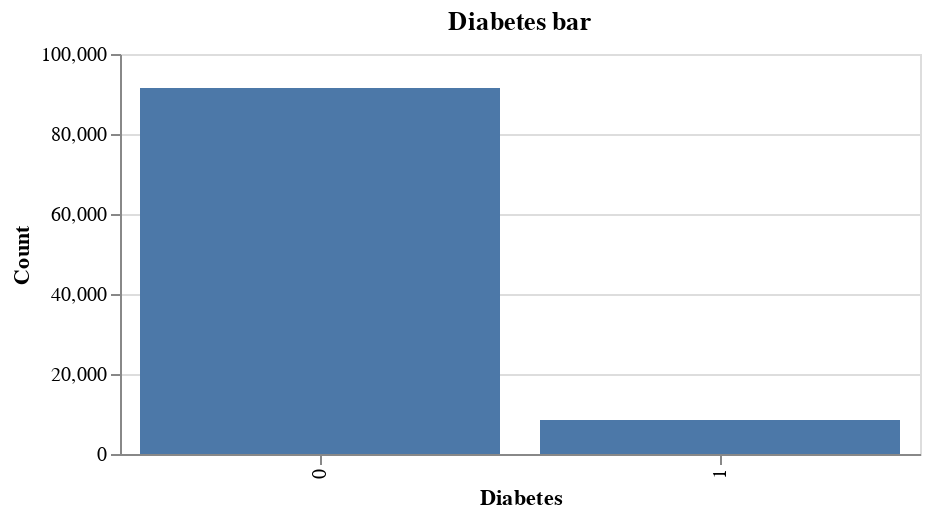

Notebook code cell kept with this figure:
### Code cell
diabetes_bar = alt.Chart(pd.DataFrame({"diabetes": diabetes_value.index, "count": diabetes_value})).mark_bar().encode(
    x=alt.X("diabetes:N", title="Diabetes"),  
    y=alt.Y("count:Q", title="Count"), 
).properties(
    width=400,
    height=200,
    title="Diabetes bar"
)

diabetes_bar

### Figure 1 — Vega-Lite specification as saved in the notebook (floating-point values rounded to 4 significant figures)
{"config": {"view": {"continuousWidth": 400, "continuousHeight": 300}}, "data": {"name": "data-9c4b59450eb53d6d7795595a6e4757c6"}, "mark": "bar", "encoding": {"x": {"field": "diabetes", "title": "Diabetes", "type": "nominal"}, "y": {"field": "count", "title": "Count", "type": "quantitative"}}, "height": 200, "title": "Diabetes bar", "width": 400, "$schema": "https://vega.github.io/schema/vega-lite/v4.17.0.json", "datasets": {"data-9c4b59450eb53d6d7795595a6e4757c6": [{"diabetes": 0, "count": 91500}, {"diabetes": 1, "count": 8500}]}}
